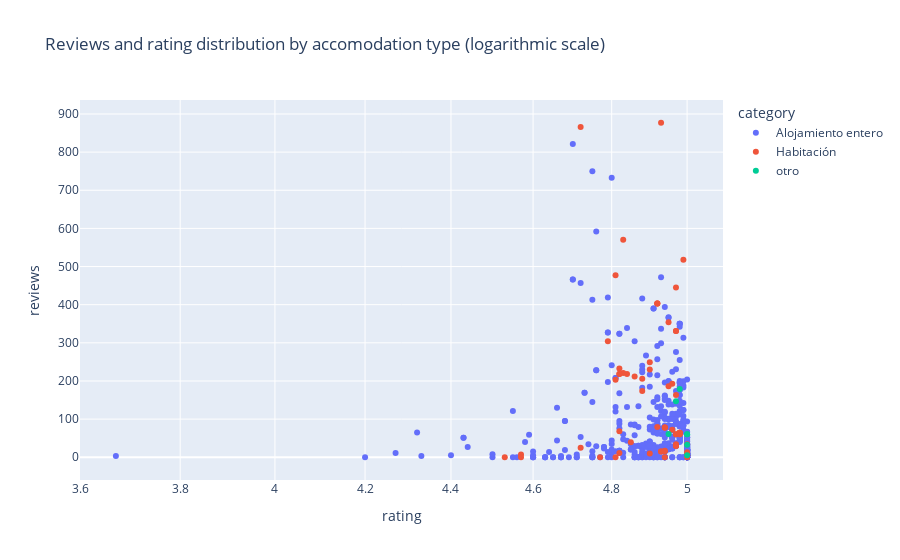

Source (notebook cell):
### Code cell
px.scatter(
    data_frame=airbnb_data,
    x="rating",
    y="reviews",
    log_x=True,
    color="category",
    title="Reviews and rating distribution by accomodation type (logarithmic scale)",
    labels={"x": "Rating", "y": "Reviews"},
)

### Figure 1 — Plotly figure (JSON) as saved in the notebook; plotly's stock layout.template omitted (floating-point values rounded to 4 significant figures; data arrays with more than 128 entries replaced by an {"elided": "..."} marker saying what was removed)
{"data": [{"hovertemplate": "category=Alojamiento entero<br>rating=%{x}<br>reviews=%{y}<extra></extra>", "legendgroup": "Alojamiento entero", "marker": {"color": "#636efa", "symbol": "circle"}, "mode": "markers", "name": "Alojamiento entero", "orientation": "v", "showlegend": true, "type": "scatter", "x": {"elided": "672 float values"}, "xaxis": "x", "y": {"elided": "672 int values"}, "yaxis": "y"}, {"hovertemplate": "category=Habitación<br>rating=%{x}<br>reviews=%{y}<extra></extra>", "legendgroup": "Habitación", "marker": {"color": "#EF553B", "symbol": "circle"}, "mode": "markers", "name": "Habitación", "orientation": "v", "showlegend": true, "type": "scatter", "x": [5, 0, 4.84, 4.93, 0, 4.94, 4.82, 5, 4.93, 4.82, 4.81, 4.86, 0, 4.97, 4.81, 4.72, 4.72, 4.57, 4.83, 4.94, 4.79, 4.96, 4.97, 0, 4.82, 4.93, 4.94, 4.88, 4.82, 0, 4.82, 4.97, 0, 5, 4.98, 4.88, 5, 4.98, 4.97, 4.98, 4.85, 4.97, 4.97, 0, 4.83, 4.53, 4.99, 4.97, 0, 4.77, 4.57, 4.97, 0, 0, 4.9, 5, 4.97, 4.92, 4.94, 4.94, 4.92, 5, 4.94, 4.92, 4.81, 5, 4.96, 5, 4.9, 4.95, 4.97, 4.97, 4.9, 4.95, 4.98, 4.98, 4.92], "xaxis": "x", "y": [5, 0, 218, 877, 0, 16, 68, 0, 15, 218, 203, 212, 0, 60, 477, 866, 25, 7, 221, 0, 304, 72, 60, 0, 218, 15, 17, 174, 233, 0, 11, 163, 0, 5, 64, 206, 9, 64, 30, 64, 39, 30, 30, 0, 570, 0, 518, 445, 0, 0, 0, 34, 0, 0, 10, 13, 31, 403, 78, 78, 403, 3, 78, 403, 0, 3, 193, 34, 230, 186, 331, 331, 249, 354, 60, 60, 79], "yaxis": "y"}, {"hovertemplate": "category=otro<br>rating=%{x}<br>reviews=%{y}<extra></extra>", "legendgroup": "otro", "marker": {"color": "#00cc96", "symbol": "circle"}, "mode": "markers", "name": "otro", "orientation": "v", "showlegend": true, "type": "scatter", "x": [4.95, 5, 5, 5, 4.98, 5, 4.97], "xaxis": "x", "y": [61, 33, 60, 60, 179, 5, 147], "yaxis": "y"}], "layout": {"legend": {"title": {"text": "category"}, "tracegroupgap": 0}, "title": {"text": "Reviews and rating distribution by accomodation type (logarithmic scale)"}, "xaxis": {"anchor": "y", "domain": [0, 1], "title": {"text": "rating"}, "type": "log"}, "yaxis": {"anchor": "x", "domain": [0, 1], "title": {"text": "reviews"}}}}
